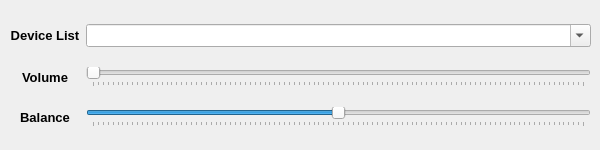
<?xml version="1.0" encoding="UTF-8"?>
<ui version="4.0">
 <class>musicEngine</class>
 <widget class="QWidget" name="musicEngine">
  <property name="geometry">
   <rect>
    <x>0</x>
    <y>0</y>
    <width>600</width>
    <height>150</height>
   </rect>
  </property>
  <property name="sizePolicy">
   <sizepolicy hsizetype="Preferred" vsizetype="Expanding">
    <horstretch>0</horstretch>
    <verstretch>0</verstretch>
   </sizepolicy>
  </property>
  <property name="minimumSize">
   <size>
    <width>600</width>
    <height>150</height>
   </size>
  </property>
  <property name="maximumSize">
   <size>
    <width>600</width>
    <height>150</height>
   </size>
  </property>
  <property name="font">
   <font>
    <pointsize>10</pointsize>
   </font>
  </property>
  <property name="windowTitle">
   <string>Form</string>
  </property>
  <widget class="QWidget" name="gridLayoutWidget">
   <property name="geometry">
    <rect>
     <x>10</x>
     <y>10</y>
     <width>581</width>
     <height>131</height>
    </rect>
   </property>
   <layout class="QGridLayout" name="gridLayout">
    <item row="3" column="1">
     <widget class="QLabel" name="volumeLabel">
      <property name="font">
       <font>
        <pointsize>10</pointsize>
        <weight>75</weight>
        <bold>true</bold>
       </font>
      </property>
      <property name="text">
       <string>Volume</string>
      </property>
      <property name="alignment">
       <set>Qt::AlignCenter</set>
      </property>
     </widget>
    </item>
    <item row="2" column="1">
     <widget class="QLabel" name="deviceListLabel">
      <property name="sizePolicy">
       <sizepolicy hsizetype="Maximum" vsizetype="Maximum">
        <horstretch>0</horstretch>
        <verstretch>0</verstretch>
       </sizepolicy>
      </property>
      <property name="font">
       <font>
        <weight>75</weight>
        <bold>true</bold>
       </font>
      </property>
      <property name="text">
       <string>Device List</string>
      </property>
      <property name="alignment">
       <set>Qt::AlignCenter</set>
      </property>
     </widget>
    </item>
    <item row="4" column="1">
     <widget class="QLabel" name="balanceLabel">
      <property name="font">
       <font>
        <pointsize>10</pointsize>
        <weight>75</weight>
        <bold>true</bold>
       </font>
      </property>
      <property name="text">
       <string>Balance</string>
      </property>
      <property name="alignment">
       <set>Qt::AlignCenter</set>
      </property>
     </widget>
    </item>
    <item row="2" column="2">
     <widget class="QComboBox" name="deviceList">
      <property name="sizePolicy">
       <sizepolicy hsizetype="Preferred" vsizetype="Preferred">
        <horstretch>0</horstretch>
        <verstretch>0</verstretch>
       </sizepolicy>
      </property>
      <property name="focusPolicy">
       <enum>Qt::ClickFocus</enum>
      </property>
      <property name="editable">
       <bool>true</bool>
      </property>
     </widget>
    </item>
    <item row="3" column="2">
     <widget class="QSlider" name="volume">
      <property name="sizePolicy">
       <sizepolicy hsizetype="Preferred" vsizetype="Fixed">
        <horstretch>0</horstretch>
        <verstretch>0</verstretch>
       </sizepolicy>
      </property>
      <property name="maximum">
       <number>100</number>
      </property>
      <property name="pageStep">
       <number>5</number>
      </property>
      <property name="orientation">
       <enum>Qt::Horizontal</enum>
      </property>
      <property name="tickPosition">
       <enum>QSlider::TicksBelow</enum>
      </property>
     </widget>
    </item>
    <item row="4" column="2">
     <widget class="QSlider" name="balance">
      <property name="sizePolicy">
       <sizepolicy hsizetype="Preferred" vsizetype="Fixed">
        <horstretch>0</horstretch>
        <verstretch>0</verstretch>
       </sizepolicy>
      </property>
      <property name="minimum">
       <number>-50</number>
      </property>
      <property name="maximum">
       <number>50</number>
      </property>
      <property name="orientation">
       <enum>Qt::Horizontal</enum>
      </property>
      <property name="tickPosition">
       <enum>QSlider::TicksBelow</enum>
      </property>
     </widget>
    </item>
   </layout>
  </widget>
 </widget>
 <resources/>
 <connections/>
</ui>
